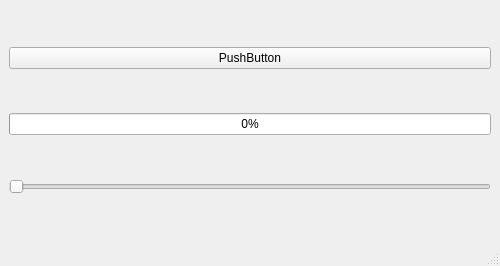
<?xml version="1.0" encoding="UTF-8"?>
<ui version="4.0">
 <class>MainWindow</class>
 <widget class="QMainWindow" name="MainWindow">
  <property name="geometry">
   <rect>
    <x>0</x>
    <y>0</y>
    <width>500</width>
    <height>266</height>
   </rect>
  </property>
  <property name="windowTitle">
   <string>MainWindow</string>
  </property>
  <widget class="QWidget" name="centralwidget">
   <layout class="QHBoxLayout" name="horizontalLayout">
    <item>
     <layout class="QVBoxLayout" name="verticalLayout">
      <item>
       <widget class="QPushButton" name="pushButton_2">
        <property name="styleSheet">
         <string notr="true">font: 9pt &quot;Segoe MDL2 Assets&quot;;</string>
        </property>
        <property name="text">
         <string>PushButton</string>
        </property>
       </widget>
      </item>
      <item>
       <widget class="QProgressBar" name="progressBar">
        <property name="value">
         <number>0</number>
        </property>
       </widget>
      </item>
      <item>
       <widget class="QSlider" name="horizontalSlider">
        <property name="orientation">
         <enum>Qt::Horizontal</enum>
        </property>
       </widget>
      </item>
     </layout>
    </item>
   </layout>
  </widget>
  <widget class="QMenuBar" name="menubar">
   <property name="geometry">
    <rect>
     <x>0</x>
     <y>0</y>
     <width>500</width>
     <height>21</height>
    </rect>
   </property>
  </widget>
  <widget class="QStatusBar" name="statusbar"/>
 </widget>
 <resources/>
 <connections>
  <connection>
   <sender>pushButton_2</sender>
   <signal>clicked()</signal>
   <receiver>MainWindow</receiver>
   <slot>close()</slot>
   <hints>
    <hint type="sourcelabel">
     <x>452</x>
     <y>192</y>
    </hint>
    <hint type="destinationlabel">
     <x>593</x>
     <y>124</y>
    </hint>
   </hints>
  </connection>
 </connections>
</ui>
